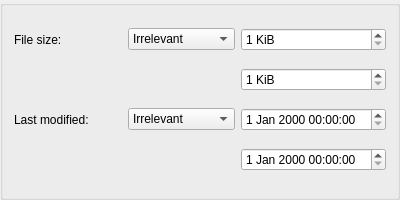
<?xml version="1.0" encoding="UTF-8"?>
<ui version="4.0">
 <class>LimitSelect</class>
 <widget class="QGroupBox" name="LimitSelect">
  <property name="geometry">
   <rect>
    <x>0</x>
    <y>0</y>
    <width>400</width>
    <height>200</height>
   </rect>
  </property>
  <layout class="QGridLayout" name="gridLayout">
   <item row="0" column="0">
    <widget class="QLabel" name="labelFileSize">
     <property name="text">
      <string>File size:</string>
     </property>
    </widget>
   </item>
   <item row="0" column="1">
    <widget class="QComboBox" name="comboBoxFileSize">
     <item>
      <property name="text">
       <string>Irrelevant</string>
      </property>
     </item>
     <item>
      <property name="text">
       <string>Less than</string>
      </property>
     </item>
     <item>
      <property name="text">
       <string>More than</string>
      </property>
     </item>
     <item>
      <property name="text">
       <string>Between</string>
      </property>
     </item>
    </widget>
   </item>
   <item row="0" column="2">
    <widget class="CustomSpinBox" name="spinBoxSizeFrom">
     <property name="suffix">
      <string> KiB</string>
     </property>
     <property name="minimum">
      <number>1</number>
     </property>
     <property name="maximum">
      <number>1024</number>
     </property>
    </widget>
   </item>
   <item row="1" column="2">
    <widget class="CustomSpinBox" name="spinBoxSizeTo">
     <property name="suffix">
      <string> KiB</string>
     </property>
     <property name="minimum">
      <number>1</number>
     </property>
     <property name="maximum">
      <number>1024</number>
     </property>
    </widget>
   </item>
   <item row="2" column="0">
    <widget class="QLabel" name="labelLastModified">
     <property name="text">
      <string>Last modified:</string>
     </property>
    </widget>
   </item>
   <item row="2" column="1">
    <widget class="QComboBox" name="comboBoxLastModified">
     <item>
      <property name="text">
       <string>Irrelevant</string>
      </property>
     </item>
     <item>
      <property name="text">
       <string>Before</string>
      </property>
     </item>
     <item>
      <property name="text">
       <string>After</string>
      </property>
     </item>
     <item>
      <property name="text">
       <string>Between</string>
      </property>
     </item>
    </widget>
   </item>
   <item row="2" column="2">
    <widget class="CustomDateTimeEdit" name="dateTimeEditFrom"/>
   </item>
   <item row="3" column="2">
    <widget class="CustomDateTimeEdit" name="dateTimeEditTo"/>
   </item>
  </layout>
 </widget>
 <customwidgets>
  <customwidget>
   <class>CustomDateTimeEdit</class>
   <extends>QDateTimeEdit</extends>
   <header>CustomWidgets.hpp</header>
  </customwidget>
  <customwidget>
   <class>CustomSpinBox</class>
   <extends>QSpinBox</extends>
   <header>CustomWidgets.hpp</header>
  </customwidget>
 </customwidgets>
 <resources/>
 <connections/>
</ui>
